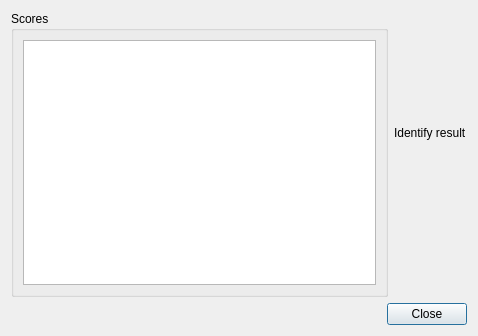
<?xml version="1.0" encoding="UTF-8"?>
<ui version="4.0">
 <class>DlgIdentifyResult</class>
 <widget class="QDialog" name="DlgIdentifyResult">
  <property name="geometry">
   <rect>
    <x>0</x>
    <y>0</y>
    <width>478</width>
    <height>336</height>
   </rect>
  </property>
  <property name="windowTitle">
   <string>Result</string>
  </property>
  <layout class="QVBoxLayout" name="verticalLayout_2">
   <item>
    <layout class="QHBoxLayout" name="horizontalLayout">
     <item>
      <widget class="QGroupBox" name="groupBox">
       <property name="title">
        <string>Scores</string>
       </property>
       <layout class="QHBoxLayout" name="horizontalLayout_2">
        <item>
         <widget class="QPlainTextEdit" name="pteResult"/>
        </item>
       </layout>
      </widget>
     </item>
     <item>
      <layout class="QVBoxLayout" name="verticalLayout">
       <item>
        <spacer name="verticalSpacer_2">
         <property name="orientation">
          <enum>Qt::Vertical</enum>
         </property>
         <property name="sizeHint" stdset="0">
          <size>
           <width>20</width>
           <height>40</height>
          </size>
         </property>
        </spacer>
       </item>
       <item>
        <widget class="QLabel" name="label">
         <property name="text">
          <string>Identify result</string>
         </property>
        </widget>
       </item>
       <item>
        <widget class="QLabel" name="lblResult">
         <property name="font">
          <font>
           <pointsize>24</pointsize>
          </font>
         </property>
         <property name="text">
          <string>&lt;result&gt;</string>
         </property>
        </widget>
       </item>
       <item>
        <spacer name="verticalSpacer">
         <property name="orientation">
          <enum>Qt::Vertical</enum>
         </property>
         <property name="sizeHint" stdset="0">
          <size>
           <width>20</width>
           <height>40</height>
          </size>
         </property>
        </spacer>
       </item>
      </layout>
     </item>
    </layout>
   </item>
   <item>
    <widget class="QDialogButtonBox" name="buttonBox">
     <property name="orientation">
      <enum>Qt::Horizontal</enum>
     </property>
     <property name="standardButtons">
      <set>QDialogButtonBox::Close</set>
     </property>
    </widget>
   </item>
  </layout>
 </widget>
 <resources/>
 <connections>
  <connection>
   <sender>buttonBox</sender>
   <signal>accepted()</signal>
   <receiver>DlgIdentifyResult</receiver>
   <slot>accept()</slot>
   <hints>
    <hint type="sourcelabel">
     <x>248</x>
     <y>254</y>
    </hint>
    <hint type="destinationlabel">
     <x>157</x>
     <y>274</y>
    </hint>
   </hints>
  </connection>
  <connection>
   <sender>buttonBox</sender>
   <signal>rejected()</signal>
   <receiver>DlgIdentifyResult</receiver>
   <slot>reject()</slot>
   <hints>
    <hint type="sourcelabel">
     <x>316</x>
     <y>260</y>
    </hint>
    <hint type="destinationlabel">
     <x>286</x>
     <y>274</y>
    </hint>
   </hints>
  </connection>
 </connections>
</ui>
